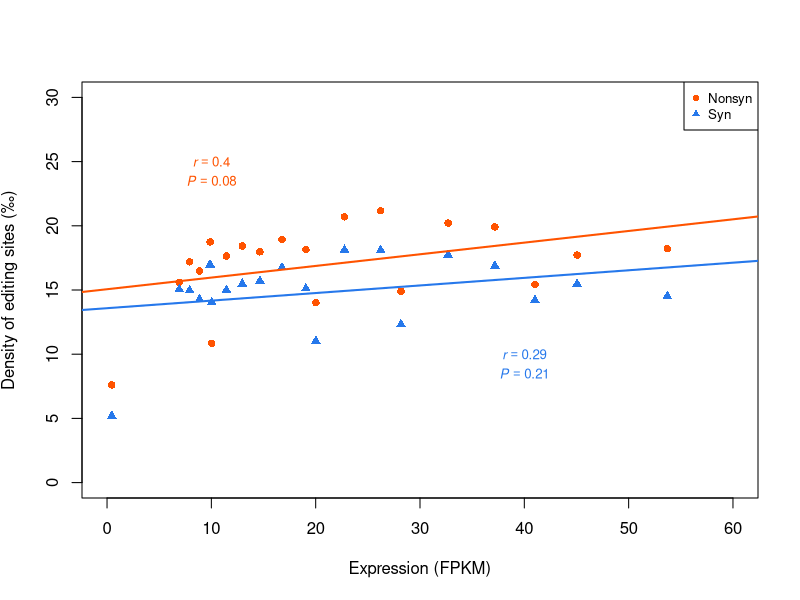

Write the R code that produced this figure.
nsc <- c("#FF5300", "#2678EB")
cor_meth<-"p"
mpc <- c(16,17)

pdf("pdf/expr_fnfs.pdf",7,7, encoding="MacRoman")
x<-read.table("expr_vs_fnfs/expr_fnfs.txt", header = T)
plot(x$expr,x$fn, type = "p", pch=mpc[1], col=nsc[1],
     xlab = "Expression (FPKM)",
     xlim = c(0, 60),
     ylim = c(0, 30),
     ylab = expression(paste("Density of editing sites ", "(\u2030)"))
)
points(x$expr,x$fs, type = "p", pch=mpc[2], col=nsc[2])

cor.test(x$expr,x$fn, method = cor_meth, alternative = "t")
cor.test(x$expr,x$fs, method = cor_meth, alternative = "t")
abline(lm(x$fn~x$expr), col=nsc[1], lwd=2, lty=1)
abline(lm(x$fs~x$expr), col=nsc[2], lwd=2, lty=1)

text(10, 25, expression(italic(r) == 0.40), col = nsc[1], cex = 0.8)
text(10, 23.5, expression(italic(P) == "0.08"), col = nsc[1], cex = 0.8)
text(40, 10, expression(italic(r) == 0.29), col = nsc[2], cex = 0.8)
text(40, 8.5, expression(italic(P) == "0.21"), col = nsc[2], cex = 0.8)

legend("topright",
       c("Nonsyn", "Syn"),
       pch = mpc,
       cex = 0.8,
       col = nsc
)
dev.off()
